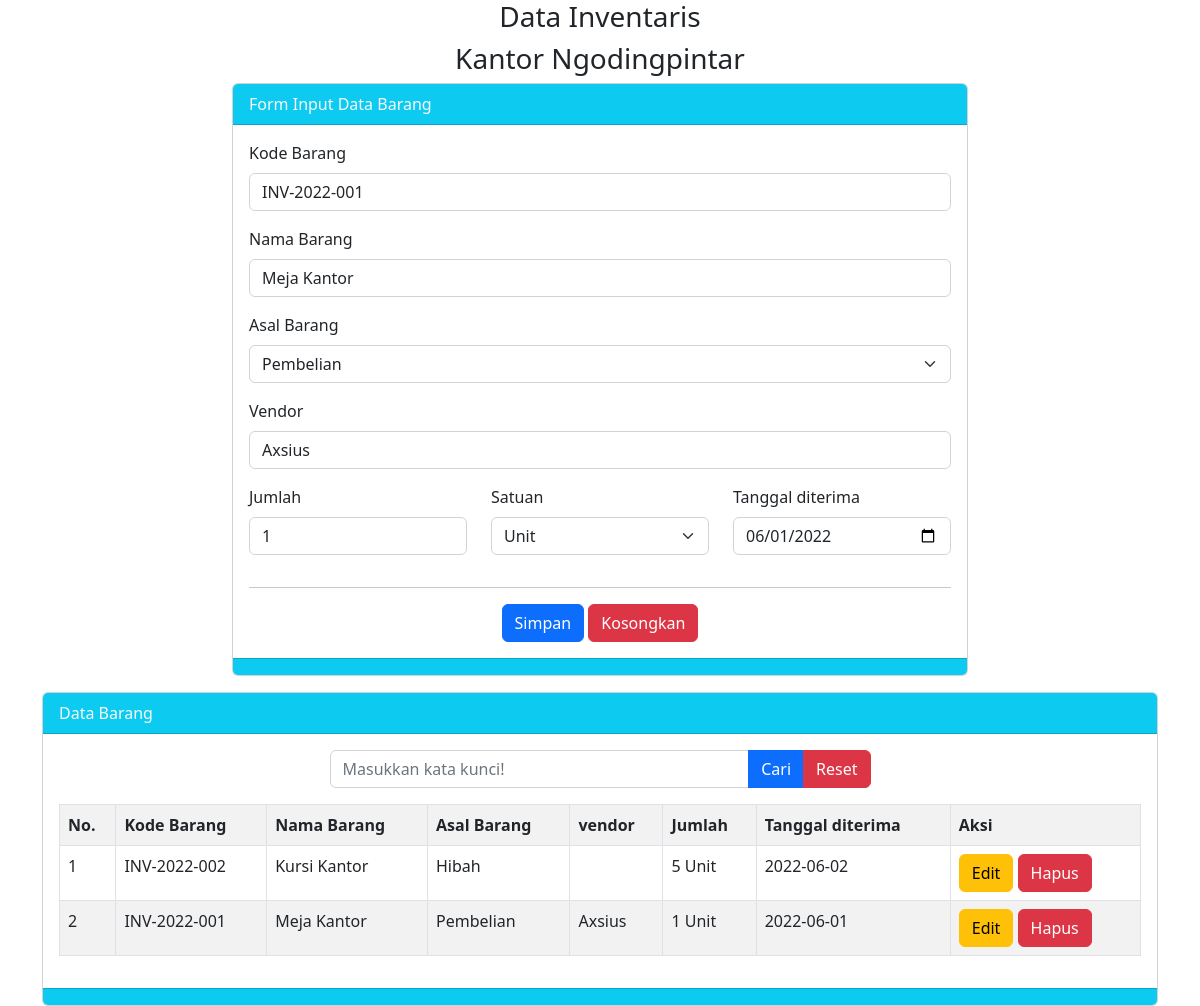
The page /index.php?hal=edit&id=1 on the database its author committed.
### tables this page shows
CREATE TABLE `tbarang` (
  `id_barang` int(11) NOT NULL,
  `kode` varchar(15) NOT NULL,
  `nama` varchar(100) NOT NULL,
  `asal` varchar(25) NOT NULL,
  `vendor` varchar(15) NOT NULL,
  `jumlah` int(4) NOT NULL,
  `satuan` varchar(15) NOT NULL,
  `tanggal_diterima` date NOT NULL,
  `tanggal_simpan` timestamp NOT NULL DEFAULT current_timestamp() ON UPDATE current_timestamp()
);

### index.php (the view, shortened to what this page needs)
<?php
$server = "localhost";
$user = "root";
$password = "";
$database = "dbcrud2022";
$koneksi = mysqli_connect($server, $user, $password, $database) or die(mysqli_error($koneksi));
$q = mysqli_query($koneksi, "SELECT kode FROM tbarang order by kode desc limit 1");
$datax = mysqli_fetch_array($q);
if ($datax) {
    $no_terakhir = substr($datax['kode'], -3);
    $no = $no_terakhir + 1;
    if ($no > 0 and $no < 10) {
        $kode = "00" . $no;
    } else if ($no > 10 and $no < 100) {
        $kode = "0" . $no;
    } else if ($no > 100) {
        $kode = $no;
    }
} else {
    $kode = "001";
}
$tahun = date('Y');
$vkode = "IVN-" . $tahun . '-' . $kode;
$vnama = "";
$vasal = "";
$vvendor = "";
$vjumlah = "";
$vsatuan = "";
$vtanggal_diterima = "";
if (isset($_GET['hal'])) {
    if ($_GET['hal'] == "edit") {
        $tampil = mysqli_query($koneksi, "SELECT * FROM tbarang WHERE id_barang = '$_GET[id]' ");
        $data = mysqli_fetch_array($tampil);
        if ($data) {
            $vkode = $data['kode'];
            $vnama = $data['nama'];
            $vasal = $data['asal'];
            $vvendor = $data['vendor'];
            $vjumlah = $data['jumlah'];
            $vsatuan = $data['satuan'];
            $vtanggal_diterima = $data['tanggal_diterima'];
        }
    } else if ($_GET['hal'] == "hapus") {
        $hapus = mysqli_query($koneksi, "DELETE FROM tbarang WHERE id_barang = '$_GET[id]' ");
        if ($hapus) {
            echo "<script>
            alert('Hapus data Sukses!');
            document.location='index.php';
            </script>";
        } else {
            echo "<script>
            alert('Hapus data Gagal!');
            document.location='index.php';
            </script>";
        }
    }
}
?>
<!doctype html>
<html lang="en">
<head>
    <link href="https://cdn.jsdelivr.net/npm/bootstrap@5.2.0-beta1/dist/css/bootstrap.min.css" rel="stylesheet">
</head>
<body>
    <div class="container">
        <h3 class="text-center">Data Inventaris</h3>
        <h3 class="text-center">Kantor Ngodingpintar</h3>
        <div class="row">
            <div class="col-md-8 mx-auto">
                <div class="card">
                    <div class="card-header bg-info text-light">
                        Form Input Data Barang
                    </div>
                    <div class="card-body">
                        <form method="POST">
                            <div class="mb-3">
                                <label class="form-label">Kode Barang</label>
                                <input type="text" name="tkode" value="<?= $vkode ?>" class="form-control" placeholder="Masukkan Kode Barang">
                            </div>
                            <div class="mb-3">
                                <label class="form-label">Nama Barang</label>
                                <input type="text" name="tnama" value="<?= $vnama ?>" class="form-control" placeholder="Masukkan Nama Barang">
                            </div>
                            <div class="mb-3">
                                <label class="form-label">Asal Barang</label>
                                <select class="form-select" name="tasal">
                                    <option value="<?= $vasal ?>"><?= $vasal ?></option>
                                </select>
                            </div>
                            <div class="mb-3">
                                <label class="form-label">Vendor</label>
                                <input type="text" name="tnama" value="<?= $vvendor ?>" class="form-control" placeholder="Masukkan Nama vendor">
                            </div>
                            <div class="row">
                                <div class="col">
                                    <div class="mb-3">
                                        <label class="form-label">Jumlah</label>
                                        <input type="number" name="tjumlah" value="<?= $vjumlah ?>" class="form-control" placeholder="Masukkan Jumlah Barang">
                                    </div>
                                </div>
                                <div class="col">
                                    <div class="mb-3">
                                        <label class="form-label">Satuan</label>
                                        <select class="form-select" name="tsatuan">
                                            <option value="<?= $vsatuan ?>"><?= $vsatuan ?></option>
                                        </select>
                                    </div>
                                </div>
                                <div class="col">
                                    <div class="mb-3">
                                        <label class="form-label">Tanggal diterima</label>
                                        <input type="date" name="ttanggal_diterima" value="<?= $vtanggal_diterima ?>" class="form-control" placeholder="Masukkan Jumlah Barang">
                                    </div>
                                </div>
                                <div class="text-center">
                                    <hr>
                                    <button class="btn btn-primary" name="bsimpan" type="submit">Simpan</button>
                                    <button class="btn btn-danger" name="bkosongkan" type="reset">Kosongkan</button>
                                </div>
                            </div>
                        </form>
                    </div>
                    <div class="card-footer bg-info">
                    </div>
                </div>
            </div>
        </div>
        <div class="card mt-3">
            <div class="card-header bg-info text-light">
                Data Barang
            </div>
            <div class="card-body">
                <div class="col-md-6 mx-auto">
                    <form method="POST">
                        <div class="input-group mb-3">
                            <input type="text" name="tcari" value="<?= @$_POST['tcari'] ?>" class="form-control" placeholder="Masukkan kata kunci!">
                            <button class="btn btn-primary" name="bcari" type="submit">Cari</button>
                            <button class="btn btn-danger" name="breset" type="submit">Reset</button>
                        </div>
                    </form>
                </div>
                <table class="table table-striped table-hover table-bordered">
                    <tr>
                        <th>No.</th>
                        <th>Kode Barang</th>
                        <th>Nama Barang</th>
                        <th>Asal Barang</th>
                        <th>vendor</th>
                        <th>Jumlah</th>
                        <th>Tanggal diterima</th>
                        <th>Aksi</th>
                    </tr>
                    <?php
                    $no = 1;
                    if (isset($_POST['bcari'])) {
                        $keyword = $_POST['tcari'];
                        $q = "SELECT * FROM tbarang WHERE kode like '%$keyword%' or nama like '%$keyword%' or asal like '%$keyword%' order by id_barang desc  ";
                    } else {
                        $q = "SELECT * FROM tbarang order by id_barang desc";
                    }
                    $tampil = mysqli_query($koneksi, $q);
                    while ($data = mysqli_fetch_array($tampil)) :
                    ?>
                        <tr>
                            <td><?= $no++ ?></td>
                            <td><?= $data['kode'] ?></td>
                            <td><?= $data['nama'] ?></td>
                            <td><?= $data['asal'] ?></td>
                            <td><?= $data['vendor'] ?></td>
                            <td><?= $data['jumlah'] ?> <?= $data['satuan'] ?></td>
                            <td><?= $data['tanggal_diterima'] ?></td>
                            <td>
                                <a href="index.php?hal=edit&id=<?= $data['id_barang'] ?>" class="btn btn-warning">Edit</a>
                                <a href="index.php?hal=hapus&id=<?= $data['id_barang'] ?>" class="btn btn-danger" onclick="return confirm('Apakah anda Yakin akan Hapus Data ini?')">Hapus</a>
                            </td>
                        </tr>
                    <?php endwhile; ?>
                </table>
            </div>
            <div class="card-footer bg-info">
            </div>
        </div>
    </div>
</body>
</html>

### rows shown on the page
tbarang: tkode "INV-2022-001", tnama "Meja Kantor", tasal "Pembelian", tnama "Axsius", tjumlah "1", tsatuan "Unit", ttanggal_diterima "06/01/2022", kode "INV-2022-001", nama "Meja Kantor", asal "Pembelian", vendor "Axsius", jumlah "1", satuan "Unit", tanggal_diterima "2022-06-01"
tbarang: kode "INV-2022-002", nama "Kursi Kantor", asal "Hibah", jumlah "5", satuan "Unit", tanggal_diterima "2022-06-02"
